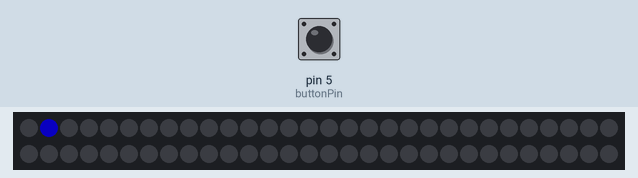
Bench run of a sketch on a simulated Arduino Uno, built with avr-gcc and run on an emulated ATmega328P. Shown: 60 RGB LEDs in strip order, left to right, continuing on the next row. The inputs (shaded band) are chosen by the test bench; at power-on: pin 5 (buttonPin) LOW. Dim RGB values are drawn brighter than linear.

Above: at 1.2 s.
1.3 s: pin 5 (buttonPin) pulled HIGH for 0.15 s
4.1 s: pin 5 (buttonPin) pulled HIGH for 1 s
At 5.67 s:
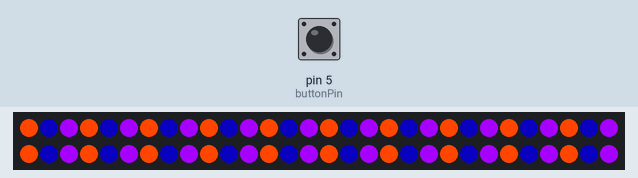
5.7 s: pin 5 (buttonPin) pulled HIGH for 0.15 s
At 6.0 s:
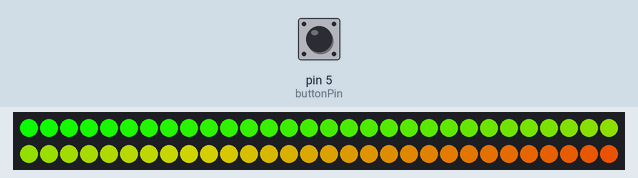
6.4 s: pin 5 (buttonPin) pulled HIGH for 3.2 s
At 7.1 s:
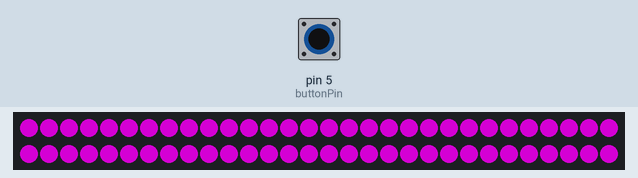
10.2 s: pin 5 (buttonPin) pulsed HIGH 5 times (0.12 s each, 0.3 s apart)
At 11.23 s:
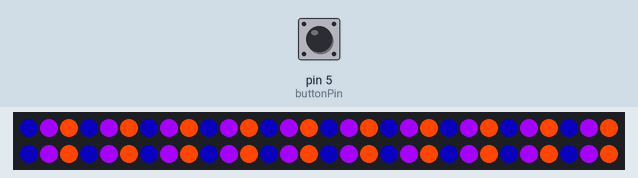
13.2 s: pin 5 (buttonPin) pulsed HIGH 5 times (0.12 s each, 0.3 s apart)
At 14.23 s:
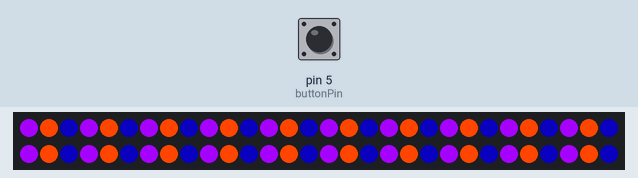

Measured:
- after the input at 4.1 s, the LEDs: change at once (image 1)
- after the input at 5.7 s, the LEDs: change after 0.15 s (image 2)
- after the input at 6.4 s, the LEDs: change at once (image 3)
- after the input at 10.2 s, the LEDs: first change after 0.07 s (image 4 shows a later state)
- after the input at 13.2 s, the LEDs: first change after 0.05 s (image 5 shows a later state)

The sketch:

Mini_Project_2.ino
```cpp
#include <Adafruit_NeoPixel.h>

// amt  pin //
Adafruit_NeoPixel strip(60, 4);

//declaring the color of the strip
uint32_t red = strip.Color(255, 69, 0);
uint32_t green = strip.Color(4, 256, 84);
uint32_t purple = strip.Color(166, 1, 255);

int state = 1;

boolean currentState = false;
boolean prevState1 = false;


int buttonPin = 5;


void setup() {
  // put your setup code here, to run once:
  Serial.begin(9600);
  pinMode(buttonPin, INPUT);

  strip.begin();
}

void loop() {
  // functions

  //update prev reading
  prevState1 = currentState;
  // currentState = debounce(buttonPin, prevState1);
  //  loopingLight (green, 555);
  //  bouncingLight (purple, 444);
  //   threeColorChange(red, green, purple, 222);
  // ranbowTimer();
  //Strobe ();

  switch (state) {
    case 1:
      loopingLight (green, 555);
      break;

    case 2:
      bouncingLight (purple, 444);
      break;

    case 3:
      threeColorChange(red, green, purple, 222);
      break;

    case 4:
      rainbowTimer();
      break;

    case 5:
      Strobe(4, 50, 50);
      break;

  }


  // update reading
  currentState = debounce(buttonPin, prevState1);


  // toggle if statement
  if (currentState == true && prevState1 == false) {
    state++;
    if (state > 5) {
      state = 1;
    }
  }

}

void loopingLight(uint32_t aColor, int aTime) {

  static int index = 0;
  static unsigned long startTime = millis();
  unsigned long currentTime = millis();

  if (currentTime - startTime >= aTime) {

    //turn on the first pixel
    strip.setPixelColor(index, aColor);
    strip.show();

    //changes position
    index++;
    strip.clear();

    //starts new loop(timer)
    startTime = millis();

  }
  //send the light back
  if (index >= strip.numPixels()) {
    index = 0;
  }
}

void bouncingLight(uint32_t aColor, int aTime) {

  static int index = 0;
  static unsigned long startTime = millis();
  unsigned long currentTime = millis();

  //boolean to move up strand
  static boolean isGoingUp = true;

  if (isGoingUp == true) {

    if (currentTime - startTime >= aTime) {
      index ++;
      strip.clear();
      startTime = millis();

    }
  }

  //send the light backward
  if (isGoingUp == false) {
    if (currentTime - startTime >= aTime) {
      index --;
      strip.clear();
      startTime = millis();
    }
  }

  strip.setPixelColor(index, aColor);
  strip.show();

  if (index >= strip.numPixels()) {
    isGoingUp = false;
  }

  if (index == 0) {
    isGoingUp = true;
  }
}

void threeColorChange(uint32_t color1, uint32_t color2, uint32_t color3, int aTime) {
  static int state = 0;
  static unsigned long startTime = millis();
  unsigned long currentTime = millis();

  if (state == 0) {
    for (int i = 0; i < strip.numPixels(); i++) {
      if (i % 3 == 0) {
        strip.setPixelColor(i, color1);
      }
      else  if (i % 3 == 1)
        strip.setPixelColor(i, color2);

      else   if (i % 3 == 2)
        strip.setPixelColor(i, color3);

    }
    strip.show();
  }

  if (state == 1) {
    for (int i = 0; i < strip.numPixels(); i++) {
      if (i % 3 == 0) {
        strip.setPixelColor(i, color3);
      }
      else if (i % 3 == 1)
        strip.setPixelColor(i, color1);
      else if (i % 3 == 2)
        strip.setPixelColor(i, color2);
    }

    strip.show();
  }

  if (state == 2) {
    for (int i = 0; i < strip.numPixels(); i++) {
      if (i % 3 == 0) {
        strip.setPixelColor(i, color2);
      }
      else  if (i % 3 == 1)
        strip.setPixelColor(i, color3);
      else   if (i % 3 == 2)
        strip.setPixelColor(i, color1);

    }
    strip.show();
  }

  if (currentTime - startTime >= aTime) {
    state ++;
    if (state > 2) {
      state = 0;
    }
    startTime = millis();
  }
}


// Input a value 0 to 255 to get a color value.
// The colours are a transition r - g - b - back to r.
uint32_t Wheel(byte WheelPos) {
  if (WheelPos < 85) {
    return strip.Color(WheelPos * 3, 255 - WheelPos * 3, 0);
  }
  else if (WheelPos < 170) {
    WheelPos -= 85;
    return strip.Color(255 - WheelPos * 3, 0, WheelPos * 3);
  }
  else {
    WheelPos -= 170;
    return strip.Color(0, WheelPos * 3, 255 - WheelPos * 3);
  }
}


void rainbowTimer() { // modified from Adafruit example to make it a state machine
  static unsigned long startTime = millis();
  int interval = 20;
  static uint16_t j = 0;


  if (millis() - startTime >= interval){
    for (int i = 0; i < strip.numPixels(); i++) {
      strip.setPixelColor(i, Wheel((i + j) & 255));
    }
    strip.show();
    j++;
    if (j >= 256) j = 0;
    startTime = millis(); // time for next change to the display
  }
}


void Strobe(int StrobeCount, int FlashDelay, int EndPause) {

  for (int i = 0; i < strip.numPixels(); i++) {
    strip.setPixelColor(i, 128, 0, 128);

  }
  strip.show();
  delay(FlashDelay);
  for (int i = 0; i < strip.numPixels(); i++) {
    strip.setPixelColor(i, 0, 0, 0);

  }
  strip.show();
  delay(FlashDelay);
}


boolean debounce(int aButtonPin, boolean aPrevState) {
  boolean currentState = digitalRead(aButtonPin);

  if (currentState == HIGH && aPrevState == LOW) {
    delay(20);
  }

  return currentState;
}
```
